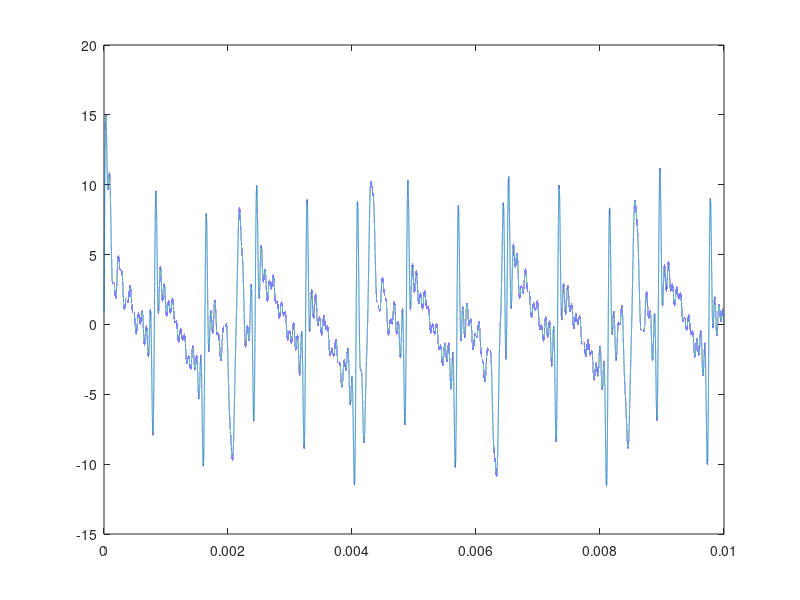
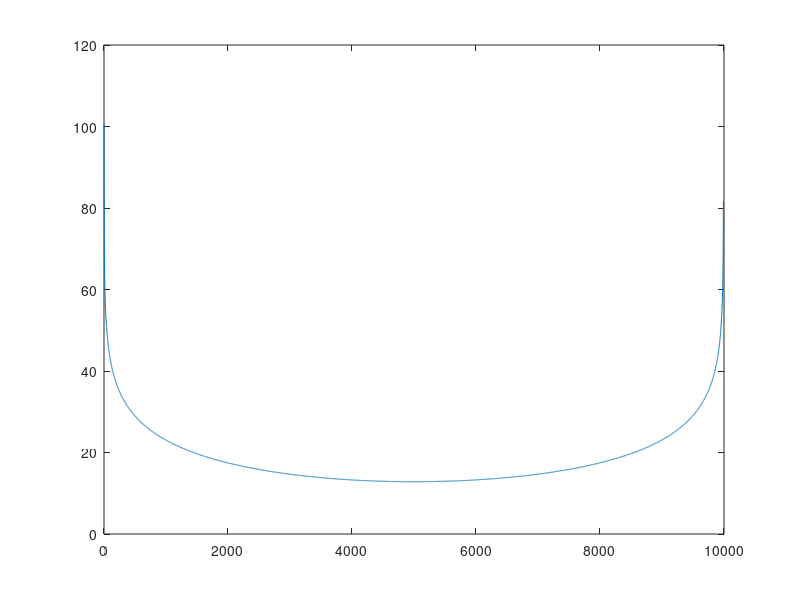
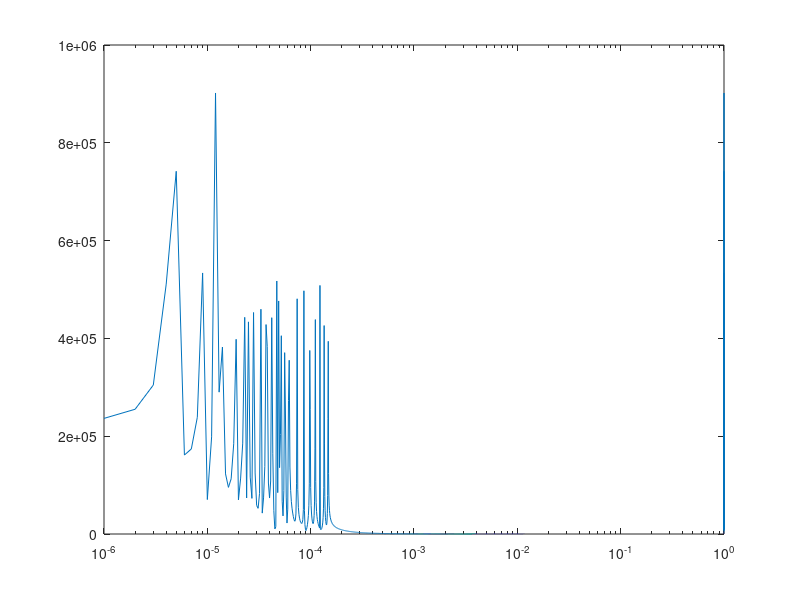
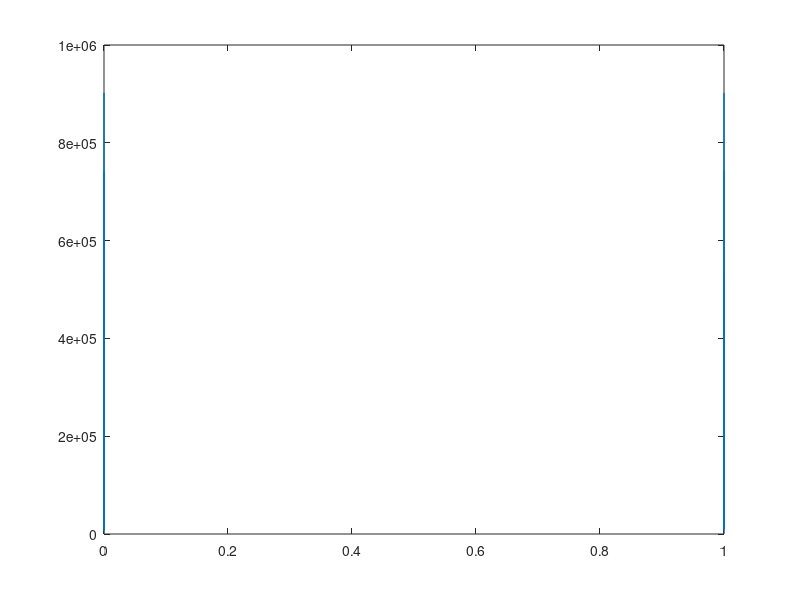

The MATLAB script that drew these images, in order:
%program for theoretical estimation of intermodulation products in time
%domain and frequency domain.

a = 1;
n = 1:1:12;
t = (1:0.01:10000)*10^-6;
fa = 470;
fb = 1230;

amp = a*sin(2*pi*fa*t)+a*sin(2*pi*fb*t);
for k = 1:12
    amp = amp + (a*sin(2*pi*(k*fa*t)));
        
end
for k = 1:12
    amp = amp + (a*sin(2*pi*(k*fb*t)));
        
end

plot(t,amp)
hold on
figure(2)
fff = fft(amp,9991)
plot (20*log10((abs(fff))));

figure(3);
lfft=999999; % FFT size
yf=fft(amp,lfft);
semilogx((0:lfft-1)/lfft,abs(yf))
figure(4)
plot((0:lfft-1)/lfft,abs(yf))